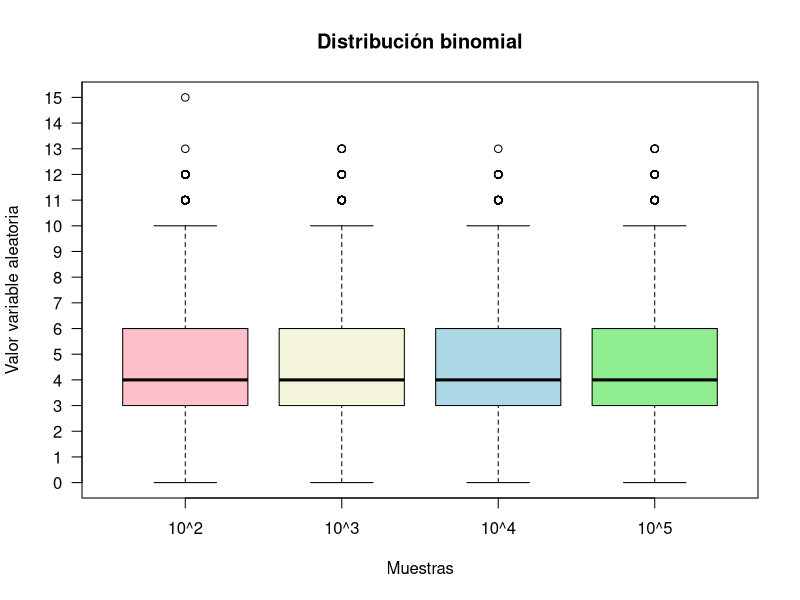
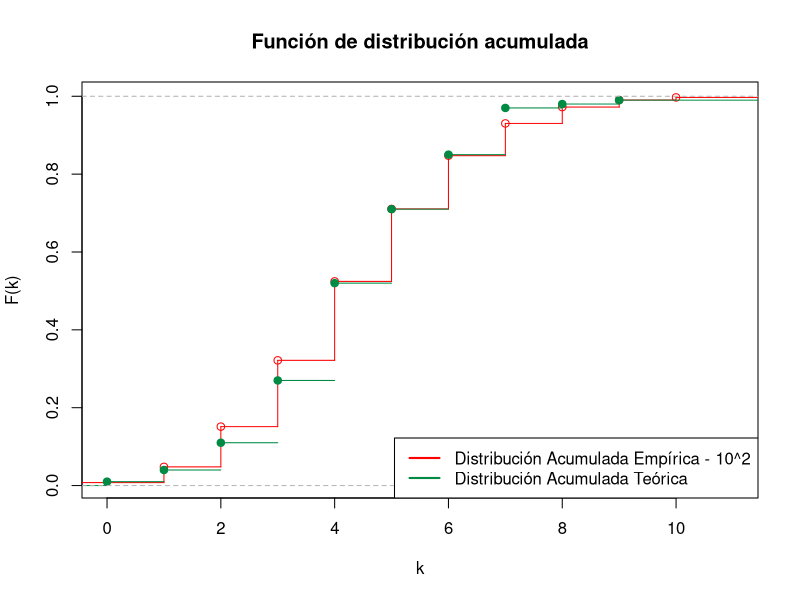
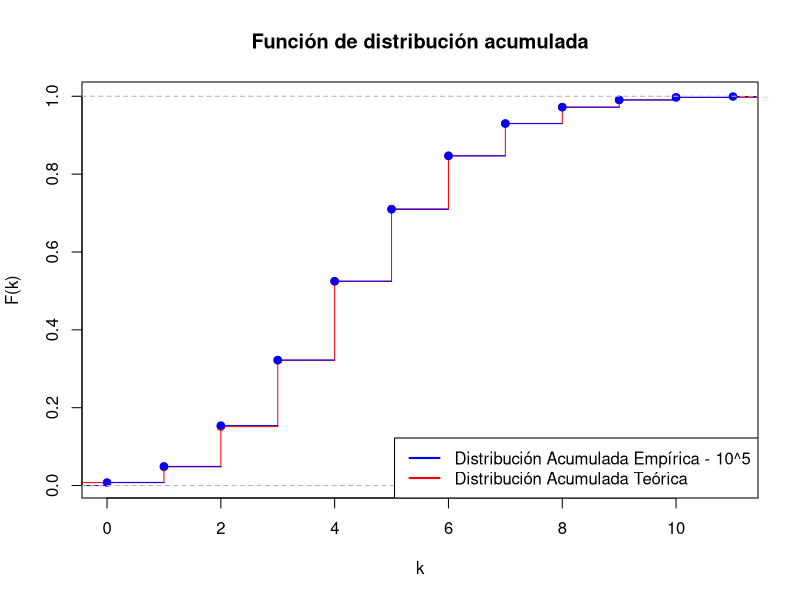
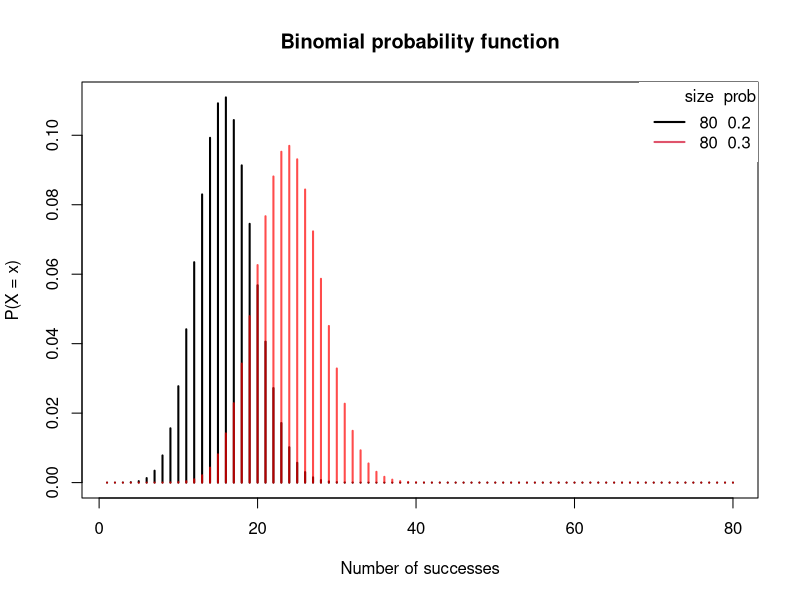

Recreate these plots in R, in order.
# EJ 1
# distribución binoamial binomial (30 ,  0.15)
# n = 10 ^ (2 al 5)
# rbinom(
#       n,     Número de observaciones aleatorias a ser generadas
#       size,  Número de ensayos (> = 0)
#       prob)  La probabilidad de éxito en cada ensayo
a = rbinom(10^2,30, 0.15)
b = rbinom(10^3,30, 0.15)
c = rbinom(10^4,30, 0.15)
d = rbinom(10^5,30, 0.15)

randomValues <- c(a,b,c,d)

data <- data.frame(values =randomValues,
                   group = c("10^2","10^3","10^4","10^5"))

boxplot(values ~ group,
        data, 
        col = c("pink",
                "beige", 
                "lightblue", 
                "lightgreen"),
        main = "Distribución binomial",
        xlab = "Muestras",
        ylab = "Valor variable aleatoria",
        yaxt='n')
axis(2, at=seq(0, 30, 1),las=2)


# Esperanza Empírica
espA = mean(a)
espB = mean(b)
espC = mean(c)
espD = mean(d)

# Esperanza Teorica
espT = 30*0.15

# Varianza Empirica
varA = var(a)
varB = var(b)
varC = var(c)
varD = var(d)

# Varianza Teorica
varT = 30*0.15*0.85

# Función de distribución acumulada empirica
distA = ecdf(a)
distD = ecdf(d)

# Función de distribución teórica y empirica
plot(stepfun(c(1:10),pbinom(c(0,1:10),30,0.15)), 
     main = "Función de distribución acumulada", 
     xlab = "k",
     ylab = "F(k)",
     col="red")
lines(distA, col="springgreen4")
legend("bottomright", 
       legend = c("Distribución Acumulada Empírica - 10^2",
                  "Distribución Acumulada Teórica"),
       lty = 1, col = c("red","springgreen4"), lwd = 2, box.lty =1)

plot(stepfun(c(1:10),pbinom(c(0,1:10),30,0.15)), 
     main = "Función de distribución acumulada", 
     xlab = "k",
     ylab = "F(k)",
     col="red")
lines(distD, col="blue")
legend("bottomright", 
       legend = c("Distribución Acumulada Empírica - 10^5",
                  "Distribución Acumulada Teórica"),
       lty = 1, col = c("blue","red"), lwd = 2, box.lty =1)


# Grid of X-axis values
x <- 1:80

# size = 80, prob = 0.2
plot(dbinom(x, size = 80, prob = 0.2), type = "h", lwd = 2,
     main = "Binomial probability function",
     ylab = "P(X = x)", xlab = "Number of successes")

# size = 80, prob = 0.3
lines(dbinom(x, size = 80, prob = 0.3), type = "h",
      lwd = 2, col = rgb(1,0,0, 0.7))

# Add a legend
legend("topright", legend = c("80  0.2", "80  0.3"),
       title = "size  prob", title.adj = 0.95,
       lty = 1, col = 1:3, lwd = 2, box.lty = 0)
